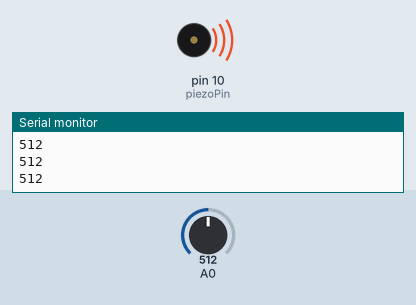
Simulated run of this sketch. Board: Arduino Uno, built with avr-gcc and run on an emulated ATmega328P. On the bench: buzzer (waves = sounding), the last lines printed to the serial monitor. The test bench sets the inputs (shaded band); at power-on: A0 = 512.

Above: at 1.2 s.
1.3 s: A0 set to 538
3.6 s: A0 set to 560
5.2 s: A0 set to 511
At 8.0 s:
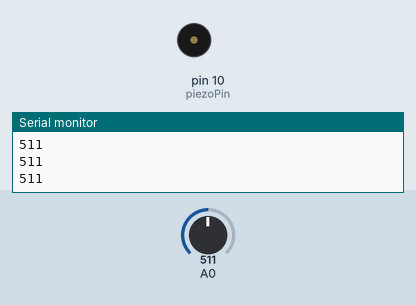
Timing chart, 0 to 9.5 s (numbered marks = the images above; inputs shaded):
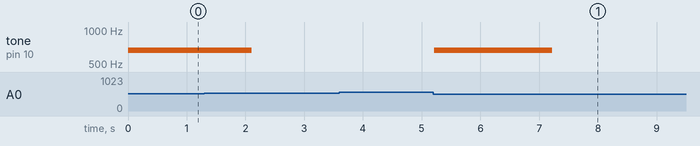

Measured:
- after the input at 5.2 s, tone on pin 10 (piezoPin): silent → 660 Hz at once, → silent 2.0 s later

The sketch:

shooting.ino
```cpp
const int waterBorder = 550; //Ниже этого уровня — вода попала
const int piezoPin = 10; // Пин пищалки
const int toneFrequency = 660; // Частота тона, Гц
const unsigned long ALARM_DURATION = 2000; // Длительность сигнала в миллисекундах
unsigned long alarmStartTime = 0; // Время начала сигнала

void setup() {
  pinMode(piezoPin, OUTPUT);
  Serial.begin(9600);
}

void loop() {
  int sensorReading = analogRead(A0);
  Serial.println(sensorReading);

  if (sensorReading < waterBorder) {
    if (alarmStartTime == 0) {
      // Начинаем сигнал только если он еще не начат
      alarmStartTime = millis();
      Serial.println("Rain Warning");
      tone(piezoPin, toneFrequency);
    } else if (millis() - alarmStartTime >= ALARM_DURATION) {
      // Если прошло больше 5 секунд, выключаем сигнал
      noTone(piezoPin);
    }
  } else {
    // Если вода не обнаружена, сбрасываем таймер и выключаем сигнал
    alarmStartTime = 0;
    noTone(piezoPin);
    Serial.println("Not Raining");
  }

  delay(100);
}
```
